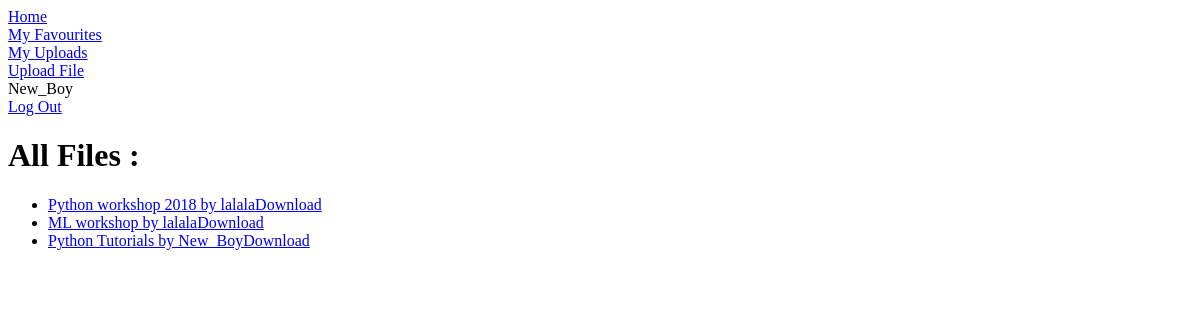
Before: /Resource/all/ (signed in) with the older database file.
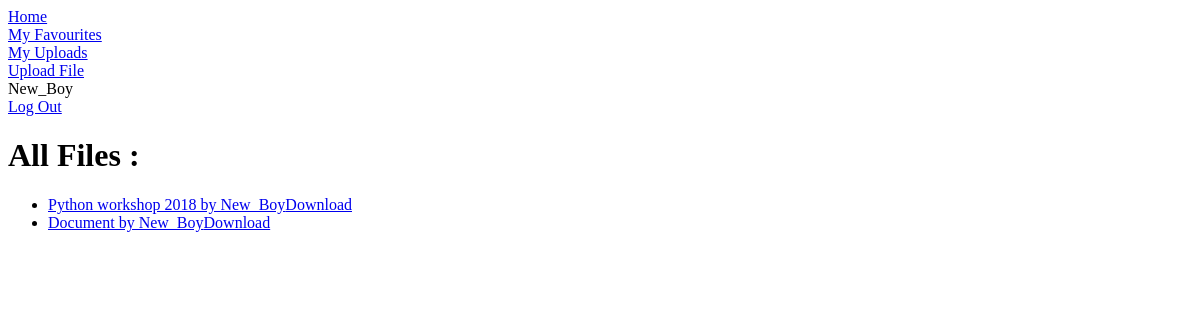
After: the same page with the newer database file.
### Resource/models.py (models this page shows, shortened)
class ResFile(models.Model):
    title = models.CharField(max_length=200)
    description = models.CharField(max_length=1500)
    category = models.ForeignKey(Category, null=True,  on_delete = models.SET_NULL)
    tags = models.CharField(max_length=500)
    file = models.FileField(upload_to='uploads/', null=True)
    uploader = models.ForeignKey(User, on_delete=models.CASCADE, null=True)
    date = models.DateTimeField(default=datetime.now, blank=True)
    def __str__(self):
        return self.title+' by '+self.uploader.username

### Resource/views.py (the view)
# urls.py: path('all/', views.all_files_view, name="all_files_view"),
@login_required
def all_files_view(request):
    files = ResFile.objects.all()
    context = {
        'files' : files,
        'title' : 'All Files',
    }
    return render(request, 'Resource/category_view.html', context)

### Resource/templates/Resource/category_view.html
{% extends 'Resource/base.html' %}
{% block body %}
    <h1>{{ title }} :</h1>
    {% if files %}
        <ul>
        {% for file in files %}
            <li><a href="#" onclick="sendData({{file.id}})">{{ file }}</a><a href="{% url 'Resource:download' file.id %}">Download</a></li>
        {% endfor %}
    {% else %}
        <p>Sorry no file under such category found</p>
    {% endif %}
{% endblock %}

### Resource/templates/Resource/base.html (shortened to what this page needs)
<!DOCTYPE html>
<html lang="en">
<head>
</head>
<body>
    <a href="{% url 'Resource:index' %}">Home</a>
    <br>
    <a href="{% url 'Resource:favourite_view' %}">My Favourites</a>
    <br>
    <a href="{% url 'Resource:my_uploads' %}">My Uploads</a>
    <br>
    <a href="{% url 'Resource:filecreate' %}">Upload File</a>
    <br>
    {{ request.user.username }}
    <br>
    <a href="{% url 'logout_view' %}">Log Out</a>
    {% block body %}
    {% endblock %}
</body>
</html>

Changed rows visible on the page:
removed ResFile: title+uploader "ML workshop by lalala"
removed ResFile: title+uploader "Python Tutorials by New_Boy"
changed ResFile: title+uploader "Python workshop 2018 by lalala" → "Python workshop 2018 by New_Boy"
added ResFile: title+uploader "Document by New_Boy"
